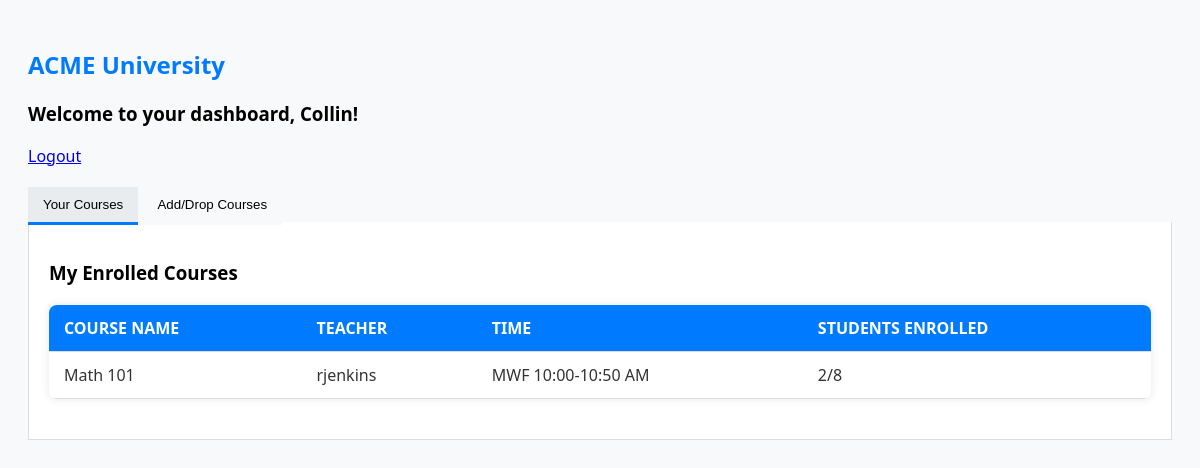
The page /dashboard (signed in) on the database its author committed.
### main.py (models this page shows)
class User(UserMixin, db.Model):
  id = db.Column(db.Integer, primary_key=True)
  username = db.Column(db.String(30), unique=True)
  password = db.Column(db.String(30))
  is_admin = db.Column(db.Boolean, default=False)

class Course(db.Model):
    id = db.Column(db.Integer, primary_key=True)
    name = db.Column(db.String(100), nullable=False)
    teacher = db.Column(db.String(100), nullable=False)
    time = db.Column(db.String(50), nullable=False)
    capacity = db.Column(db.Integer, nullable=False)
    students = db.relationship('User', secondary=user_courses, backref=db.backref('courses', lazy='dynamic'))

### main.py (the view)
@app.route('/dashboard')
@login_required
def dashboard():
    if current_user.is_admin:
        return redirect(url_for('admin.index'))
    all_courses_info = []
    for course in Course.query.all():
        is_enrolled = course in current_user.courses
        all_courses_info.append({
            'id': course.id,
            'name': course.name,
            'teacher': course.teacher,
            'time': course.time,
            'student_count': len(course.students),
            'capacity': course.capacity,
            'is_enrolled': is_enrolled
        })
    return render_template('dashboard.html', user=current_user, all_courses_info=all_courses_info)

### main.py (called while the page is built)
@login_manager.user_loader
def load_user(user_id):
  return User.query.get(int(user_id))

### templates/dashboard.html (shortened to what this page needs)
<!DOCTYPE html>
<html lang="en">
<head>
  <link rel="stylesheet" href="/static/style.css">
</head>
<body>
  <h2>ACME University</h2>
  <h3>Welcome to your dashboard, {{ user.username }}!</h3>
  <p><a href="{{ url_for('logout') }}">Logout</a></p>
  <div class="tabs">
    <button class="tab-link" onclick="openTab(event, 'EnrolledCourses')" id="defaultOpen">Your Courses</button>
    <button class="tab-link" onclick="openTab(event, 'AddCourses')">Add/Drop Courses</button>
  </div>
  <div id="EnrolledCourses" class="tab-content">
    <h3>My Enrolled Courses</h3>
    {% if all_courses_info|selectattr("is_enrolled", "equalto", true)|list|length > 0 %}
    <table>
      <thead>
        <tr>
          <th>Course Name</th>
          <th>Teacher</th>
          <th>Time</th>
          <th>Students Enrolled</th>
        </tr>
      </thead>
      <tbody>
        {% for course in all_courses_info if course.is_enrolled %}
        <tr>
          <td>{{ course.name }}</td>
          <td>{{ course.teacher }}</td>
          <td>{{ course.time }}</td>
          <td>{{ course.student_count }}/{{ course.capacity }}</td>
        </tr>
        {% endfor %}
      </tbody>
    </table>
    {% else %}
    <p>You are not enrolled in any courses.</p>
    {% endif %}
  </div>
</body>
</html>

### static/style.css (style rules this page uses)
body { background-color: #f8f9fa; font-family: 'Segoe UI', Tahoma, Geneva, Verdana, sans-serif; color: #333; padding: 20px; }
h2 { color: #007bff; }
h3 { color:black; }
table { width: 100%; border-collapse: collapse; margin: 20px 0; background-color: #fff; box-shadow: 0 0 10px rgba(0, 0, 0, 0.1); border-radius: 8px; overflow: hidden; }
th, td { padding: 12px 15px; text-align: left; border-bottom: 1px solid #dddddd; }
th { background-color: #007bff; color: #ffffff; text-transform: uppercase; }
.tabs { margin-top: 20px; }
.tab-link { background-color: #f8f9fa; border: none; outline: none; cursor: pointer; padding: 10px 15px; transition: background-color 0.3s ease; border-bottom: 3px solid transparent; }
.tab-link:hover, .tab-link.active { background-color: #e9ecef; border-bottom: 3px solid #007bff; }
.tab-content { background-color: #fff; padding: 20px; margin-top: -3px; border: 1px solid #ddd; border-top: none; }

### rows shown on the page
User: username "Collin"
Course: name "Math 101", teacher "rjenkins", time "MWF 10:00-10:50 AM", student_count "2", capacity "8"
